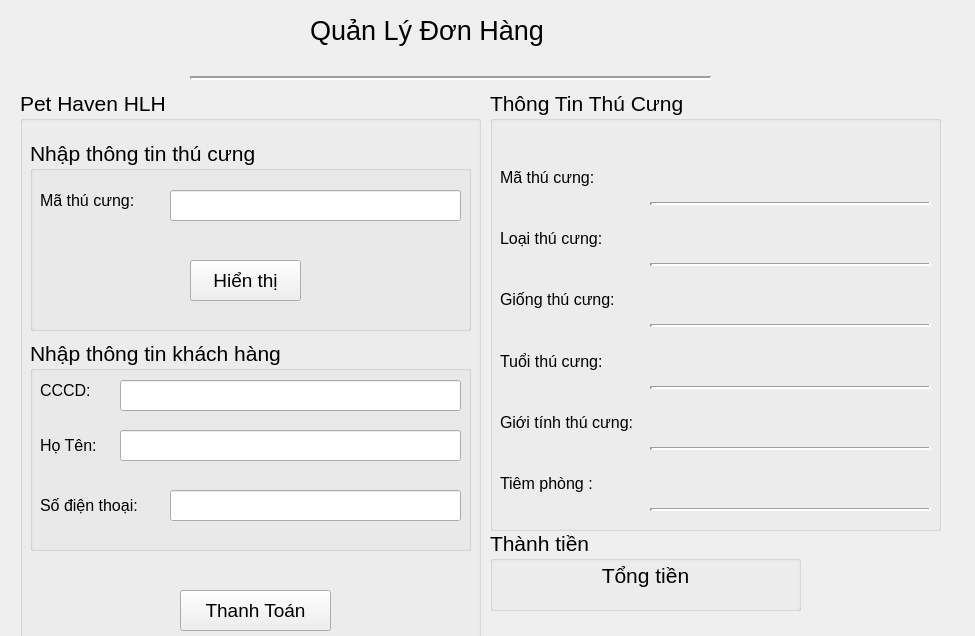
<?xml version="1.0" encoding="UTF-8"?>
<ui version="4.0">
 <class>Form</class>
 <widget class="QWidget" name="Form">
  <property name="geometry">
   <rect>
    <x>0</x>
    <y>0</y>
    <width>975</width>
    <height>636</height>
   </rect>
  </property>
  <property name="windowTitle">
   <string>Form</string>
  </property>
  <widget class="QGroupBox" name="groupBox">
   <property name="geometry">
    <rect>
     <x>20</x>
     <y>90</y>
     <width>461</width>
     <height>561</height>
    </rect>
   </property>
   <property name="font">
    <font>
     <pointsize>16</pointsize>
    </font>
   </property>
   <property name="title">
    <string>Pet Haven HLH</string>
   </property>
   <widget class="QGroupBox" name="groupBox_3">
    <property name="geometry">
     <rect>
      <x>10</x>
      <y>50</y>
      <width>441</width>
      <height>191</height>
     </rect>
    </property>
    <property name="title">
     <string>Nhập thông tin thú cưng</string>
    </property>
    <widget class="QLabel" name="label_2">
     <property name="geometry">
      <rect>
       <x>10</x>
       <y>40</y>
       <width>121</width>
       <height>41</height>
      </rect>
     </property>
     <property name="font">
      <font>
       <pointsize>12</pointsize>
      </font>
     </property>
     <property name="text">
      <string>Mã thú cưng:</string>
     </property>
    </widget>
    <widget class="QLineEdit" name="tb_m">
     <property name="geometry">
      <rect>
       <x>140</x>
       <y>50</y>
       <width>291</width>
       <height>31</height>
      </rect>
     </property>
    </widget>
    <widget class="QPushButton" name="bt_ht">
     <property name="geometry">
      <rect>
       <x>160</x>
       <y>120</y>
       <width>111</width>
       <height>41</height>
      </rect>
     </property>
     <property name="font">
      <font>
       <pointsize>14</pointsize>
      </font>
     </property>
     <property name="text">
      <string>Hiển thị</string>
     </property>
    </widget>
   </widget>
   <widget class="QGroupBox" name="groupBox_4">
    <property name="geometry">
     <rect>
      <x>10</x>
      <y>250</y>
      <width>441</width>
      <height>211</height>
     </rect>
    </property>
    <property name="title">
     <string>Nhập thông tin khách hàng</string>
    </property>
    <widget class="QLabel" name="label_3">
     <property name="geometry">
      <rect>
       <x>10</x>
       <y>90</y>
       <width>81</width>
       <height>31</height>
      </rect>
     </property>
     <property name="font">
      <font>
       <pointsize>12</pointsize>
      </font>
     </property>
     <property name="text">
      <string>Họ Tên:</string>
     </property>
    </widget>
    <widget class="QLineEdit" name="tb_cccd">
     <property name="geometry">
      <rect>
       <x>90</x>
       <y>40</y>
       <width>341</width>
       <height>31</height>
      </rect>
     </property>
    </widget>
    <widget class="QLabel" name="label_4">
     <property name="geometry">
      <rect>
       <x>10</x>
       <y>150</y>
       <width>131</width>
       <height>31</height>
      </rect>
     </property>
     <property name="font">
      <font>
       <pointsize>12</pointsize>
      </font>
     </property>
     <property name="text">
      <string>Số điện thoại:</string>
     </property>
    </widget>
    <widget class="QLineEdit" name="tb_ht">
     <property name="geometry">
      <rect>
       <x>90</x>
       <y>90</y>
       <width>341</width>
       <height>31</height>
      </rect>
     </property>
    </widget>
    <widget class="QLabel" name="label_5">
     <property name="geometry">
      <rect>
       <x>10</x>
       <y>40</y>
       <width>71</width>
       <height>21</height>
      </rect>
     </property>
     <property name="font">
      <font>
       <pointsize>12</pointsize>
      </font>
     </property>
     <property name="text">
      <string>CCCD:</string>
     </property>
    </widget>
    <widget class="QLineEdit" name="tb_sdt">
     <property name="geometry">
      <rect>
       <x>140</x>
       <y>150</y>
       <width>291</width>
       <height>31</height>
      </rect>
     </property>
    </widget>
   </widget>
   <widget class="QPushButton" name="bt_tt">
    <property name="geometry">
     <rect>
      <x>160</x>
      <y>500</y>
      <width>151</width>
      <height>41</height>
     </rect>
    </property>
    <property name="font">
     <font>
      <pointsize>14</pointsize>
     </font>
    </property>
    <property name="text">
     <string>Thanh Toán</string>
    </property>
   </widget>
  </widget>
  <widget class="QGroupBox" name="groupBox_5">
   <property name="geometry">
    <rect>
     <x>490</x>
     <y>530</y>
     <width>311</width>
     <height>81</height>
    </rect>
   </property>
   <property name="font">
    <font>
     <pointsize>16</pointsize>
    </font>
   </property>
   <property name="title">
    <string>Thành tiền</string>
   </property>
   <widget class="QLabel" name="lb_tt">
    <property name="geometry">
     <rect>
      <x>20</x>
      <y>30</y>
      <width>271</width>
      <height>31</height>
     </rect>
    </property>
    <property name="text">
     <string>Tổng tiền</string>
    </property>
    <property name="alignment">
     <set>Qt::AlignCenter</set>
    </property>
   </widget>
  </widget>
  <widget class="Line" name="line">
   <property name="geometry">
    <rect>
     <x>190</x>
     <y>70</y>
     <width>521</width>
     <height>16</height>
    </rect>
   </property>
   <property name="lineWidth">
    <number>2</number>
   </property>
   <property name="orientation">
    <enum>Qt::Horizontal</enum>
   </property>
  </widget>
  <widget class="QGroupBox" name="groupBox_2">
   <property name="geometry">
    <rect>
     <x>490</x>
     <y>90</y>
     <width>451</width>
     <height>441</height>
    </rect>
   </property>
   <property name="font">
    <font>
     <pointsize>16</pointsize>
    </font>
   </property>
   <property name="title">
    <string>Thông Tin Thú Cưng</string>
   </property>
   <widget class="QWidget" name="layoutWidget">
    <property name="geometry">
     <rect>
      <x>10</x>
      <y>60</y>
      <width>141</width>
      <height>361</height>
     </rect>
    </property>
    <layout class="QGridLayout" name="gridLayout">
     <item row="5" column="0">
      <widget class="QLabel" name="label_7">
       <property name="font">
        <font>
         <pointsize>12</pointsize>
        </font>
       </property>
       <property name="text">
        <string>Tiêm phòng :</string>
       </property>
      </widget>
     </item>
     <item row="4" column="0">
      <widget class="QLabel" name="label_11">
       <property name="font">
        <font>
         <pointsize>12</pointsize>
        </font>
       </property>
       <property name="text">
        <string>Giới tính thú cưng:</string>
       </property>
      </widget>
     </item>
     <item row="0" column="0">
      <widget class="QLabel" name="label_6">
       <property name="font">
        <font>
         <pointsize>12</pointsize>
        </font>
       </property>
       <property name="text">
        <string>Mã thú cưng:</string>
       </property>
      </widget>
     </item>
     <item row="3" column="0">
      <widget class="QLabel" name="label_10">
       <property name="font">
        <font>
         <pointsize>12</pointsize>
        </font>
       </property>
       <property name="text">
        <string>Tuổi thú cưng:</string>
       </property>
      </widget>
     </item>
     <item row="2" column="0">
      <widget class="QLabel" name="label_9">
       <property name="font">
        <font>
         <pointsize>12</pointsize>
        </font>
       </property>
       <property name="text">
        <string>Giống thú cưng:</string>
       </property>
      </widget>
     </item>
     <item row="1" column="0">
      <widget class="QLabel" name="label_8">
       <property name="font">
        <font>
         <pointsize>12</pointsize>
        </font>
       </property>
       <property name="text">
        <string>Loại thú cưng:</string>
       </property>
      </widget>
     </item>
    </layout>
   </widget>
   <widget class="QWidget" name="layoutWidget_2">
    <property name="geometry">
     <rect>
      <x>160</x>
      <y>60</y>
      <width>281</width>
      <height>361</height>
     </rect>
    </property>
    <layout class="QGridLayout" name="gridLayout_2">
     <item row="3" column="0">
      <widget class="Line" name="line_3">
       <property name="lineWidth">
        <number>3</number>
       </property>
       <property name="orientation">
        <enum>Qt::Horizontal</enum>
       </property>
      </widget>
     </item>
     <item row="2" column="0">
      <widget class="QLabel" name="lb_l">
       <property name="font">
        <font>
         <family>Arial</family>
         <pointsize>14</pointsize>
         <weight>75</weight>
         <bold>true</bold>
        </font>
       </property>
       <property name="text">
        <string/>
       </property>
      </widget>
     </item>
     <item row="7" column="0">
      <widget class="Line" name="line_5">
       <property name="lineWidth">
        <number>3</number>
       </property>
       <property name="orientation">
        <enum>Qt::Horizontal</enum>
       </property>
      </widget>
     </item>
     <item row="10" column="0">
      <widget class="QLabel" name="lb_tp">
       <property name="font">
        <font>
         <family>Arial</family>
         <pointsize>14</pointsize>
         <weight>75</weight>
         <bold>true</bold>
        </font>
       </property>
       <property name="text">
        <string/>
       </property>
      </widget>
     </item>
     <item row="5" column="0">
      <widget class="Line" name="line_4">
       <property name="lineWidth">
        <number>3</number>
       </property>
       <property name="orientation">
        <enum>Qt::Horizontal</enum>
       </property>
      </widget>
     </item>
     <item row="6" column="0">
      <widget class="QLabel" name="lb_t">
       <property name="font">
        <font>
         <family>Arial</family>
         <pointsize>14</pointsize>
         <weight>75</weight>
         <bold>true</bold>
        </font>
       </property>
       <property name="text">
        <string/>
       </property>
      </widget>
     </item>
     <item row="0" column="0">
      <widget class="QLabel" name="lb_m">
       <property name="font">
        <font>
         <family>Arial</family>
         <pointsize>14</pointsize>
         <weight>75</weight>
         <bold>true</bold>
        </font>
       </property>
       <property name="text">
        <string/>
       </property>
      </widget>
     </item>
     <item row="4" column="0">
      <widget class="QLabel" name="lb_g">
       <property name="font">
        <font>
         <family>Arial</family>
         <pointsize>14</pointsize>
         <weight>75</weight>
         <bold>true</bold>
        </font>
       </property>
       <property name="text">
        <string/>
       </property>
      </widget>
     </item>
     <item row="11" column="0">
      <widget class="Line" name="line_6">
       <property name="lineWidth">
        <number>3</number>
       </property>
       <property name="orientation">
        <enum>Qt::Horizontal</enum>
       </property>
      </widget>
     </item>
     <item row="1" column="0">
      <widget class="Line" name="line_2">
       <property name="lineWidth">
        <number>3</number>
       </property>
       <property name="orientation">
        <enum>Qt::Horizontal</enum>
       </property>
      </widget>
     </item>
     <item row="8" column="0">
      <widget class="QLabel" name="lb_gt">
       <property name="font">
        <font>
         <family>Arial</family>
         <pointsize>14</pointsize>
         <weight>75</weight>
         <bold>true</bold>
        </font>
       </property>
       <property name="text">
        <string/>
       </property>
      </widget>
     </item>
     <item row="9" column="0">
      <widget class="Line" name="line_7">
       <property name="lineWidth">
        <number>3</number>
       </property>
       <property name="orientation">
        <enum>Qt::Horizontal</enum>
       </property>
      </widget>
     </item>
    </layout>
   </widget>
  </widget>
  <widget class="QLabel" name="label">
   <property name="geometry">
    <rect>
     <x>310</x>
     <y>10</y>
     <width>281</width>
     <height>41</height>
    </rect>
   </property>
   <property name="font">
    <font>
     <pointsize>20</pointsize>
    </font>
   </property>
   <property name="text">
    <string>Quản Lý Đơn Hàng</string>
   </property>
  </widget>
 </widget>
 <resources/>
 <connections/>
</ui>
